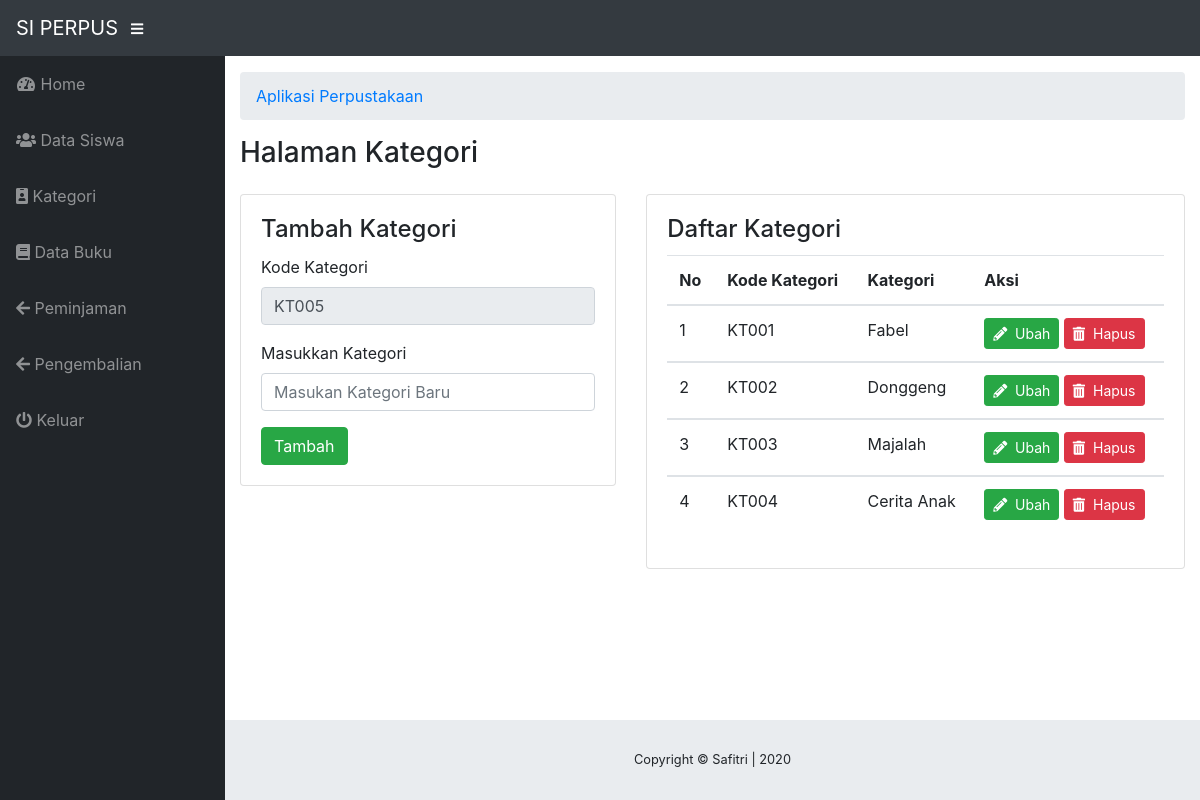
The app's page /index.php?menu=kategori (signed in) with its own data.
### tables this page shows
CREATE TABLE `tb_kategori` (
  `id_kategori` int(10) NOT NULL,
  `kode_kategori` varchar(100) NOT NULL,
  `kategori` varchar(100) NOT NULL
);

### kategori/index.php (the view, shortened to what this page needs)
<?php
include 'koneksi.php';
?>
<h1 class="h3 mb-4 text-gray-800">Halaman Kategori</h1>
<?php
  $query= "SELECT max(kode_kategori) as maxKode FROM tb_kategori";
  $hasil= mysqli_query($koneksi, $query);
  $data= mysqli_fetch_array($hasil);
  $kode_kat= $data['maxKode'];
  $nourut= (int) substr($kode_kat, 4,4);
  $nourut++;
  $char= "KT";
  $kode= $char.sprintf("%03s", $nourut);
  ?>
<div class="content-wrapper">
            <div class="row" class="mt-3">
              <div class="col-lg-5 grid-margin stretch-card">
                    <div class="card">
                      <div class="card-body">
                        <h4 class="card-title">Tambah Kategori </h4>
                        <form class="forms-sample" action="" method="post">
                          <div class="form-group">
                            <label for="kode_kategori">Kode Kategori</label>
                            <input type="text" class="form-control" id="kode_kategori" name="kode_kategori" readonly=""
                            value="<?php echo $kode ?>" autocomplete="off" required>
                          </div>
                          <div class="form-group">
                            <label for="kategori">Masukkan Kategori</label>
                            <input type="text" class="form-control" id="kategori" name="kategori" placeholder="Masukan Kategori Baru" autocomplete="off" required>
                          </div>
                          <button type="submit" class="btn btn-success mr-2" name="simpan">Tambah</button>
                        </form>
                      </div>
                    </div>
                  </div>
              <div class="col-lg-7 grid-margin stretch-card">
                <div class="card">
                  <div class="card-body">
                    <h4 class="card-title">Daftar Kategori</h4>
                    <table class="table table-hover">
                      <thead>
                        <tr>
                          <th>No</th>
                          <th>Kode Kategori</th>
                          <th>Kategori </th>
                          <th>Aksi</th>
                        </tr>
                      </thead>
                      <?php $no=1; ?>
                    <?php $result= mysqli_query($koneksi, "SELECT * FROM tb_kategori "); ?>
                  <?php while ($data= mysqli_fetch_assoc($result)) : ?>
                      <tbody>
                        <tr>
                          <td> <?= $no++ ?> </td>
                          <td> <?= $data["kode_kategori"]; ?> </td>
                          <td> <?= $data["kategori"]; ?> </td>
                         <td>
                            <a href="index.php?menu=edit_kategori&id_kategori= <?= $data["id_kategori"]; ?>" class="btn btn-sm btn-success"><i class="fas fa-pencil-alt"></i>&nbsp;&nbsp;Ubah</a>
                            <a href="index.php?menu=hapus_kategori&id_kategori= <?= $data["id_kategori"]; ?>" class="btn btn-sm btn-danger" onclick="return confirm('apakah anda yakin?')"><i class="fas fa-trash-alt"></i>&nbsp;&nbsp;Hapus</a>
                          </td>
                        </tr>
                  <?php endwhile; ?>
                      </tbody>
                    </table>
                  </div>
                </div>
              </div>

### records on screen
tb_kategori: kode_kategori "KT001", kategori "Fabel"
tb_kategori: kode_kategori "KT002", kategori "Donggeng"
tb_kategori: kode_kategori "KT003", kategori "Majalah"
tb_kategori: kode_kategori "KT004", kategori "Cerita Anak"
